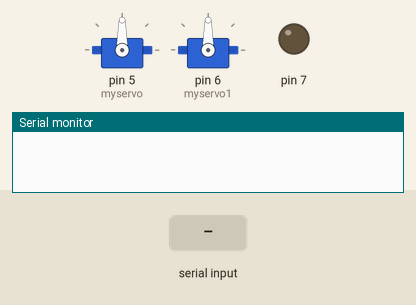
Simulated run of this sketch. Board: Arduino Uno, built with avr-gcc and run on an emulated ATmega328P. Shown: 2 × servo, output pins drawn as LEDs (lit = HIGH), the last lines printed to the serial monitor. Inputs (shaded band) come from the test bench.

Above: at 1.2 s.
1.3 s: "0" received over the second serial link
At 2.6 s:
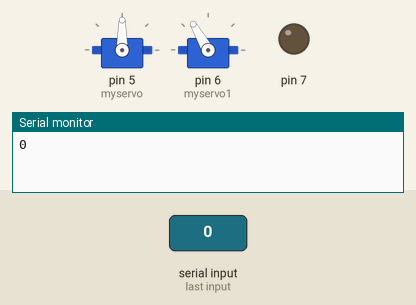
3.8 s: "9" received over the second serial link
At 5.4 s:
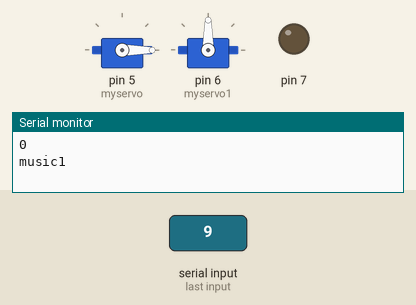
6.8 s: "1" received over the second serial link
At 8.3 s:
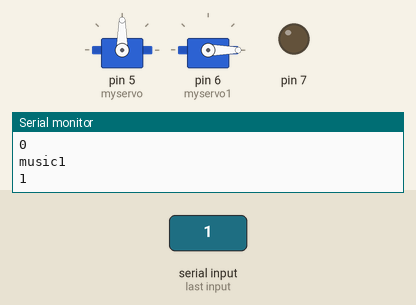
9.8 s: "5" received over the second serial link
At 12.4 s:
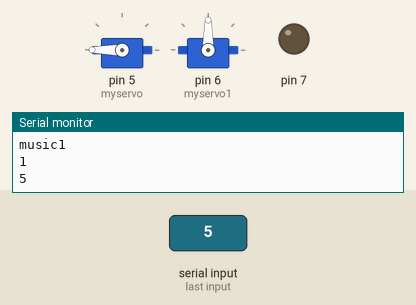
Timing chart, 0 to 13.8 s (numbered marks = the images above; inputs shaded):
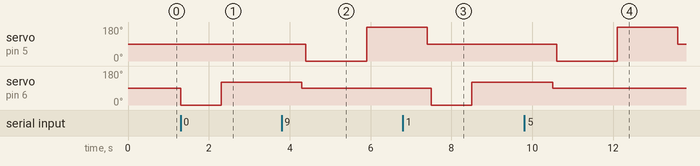

The sketch:

sketch_mar19a.ino
```cpp
#include <SoftwareSerial.h>
#include <Servo.h>
SoftwareSerial Genotronex(0, 1); // RX, TX
int BluetoothData; // the data given from Computer
Servo myservo;
Servo myservo1;

 void motor() {

  myservo.write(0);
  delay(1500);
  myservo.write(360);
  delay(1500);
  myservo.write(90);

}

 void motor1() {

  myservo1.write(0);
  delay(1000);
  myservo1.write(120);
  delay(2000);
  myservo1.write(90);

}

void setup() {
  // put your setup code here, to run once:
  Serial.begin(9600);
  myservo.attach(5);
  myservo1.attach(6);
  Genotronex.begin(9600);
  pinMode(7, OUTPUT);
}

void loop() {

   if (Genotronex.available()){
    BluetoothData=Genotronex.read();

     if(BluetoothData=='0'){
   Serial.println("0");  // if number 1 pressed ....
   motor1();

   }

   if(BluetoothData=='1'){
   Serial.println("1");  // if number 1 pressed ....
   motor1();
   }

  if (BluetoothData=='2'){
    Serial.println("2");// if number 0 pressed ....
  }

  if (BluetoothData=='3'){
    Serial.println("3");// if number 0 pressed ....
  }

   if (BluetoothData=='4'){
    Serial.println("4");// if number 0 pressed ....
  }

  if (BluetoothData=='5'){
    Serial.println("5");// if number 0 pressed ....
    motor();
  }

  if (BluetoothData=='6'){
    Serial.println("6");// if number 0 pressed ....
    motor1();
    motor();
  }

  if (BluetoothData=='7'){
    Serial.println("7");// if number 0 pressed ....
    motor1();
    motor();
  }

  if (BluetoothData=='8'){
    Serial.println("8");// if number 0 pressed ....
    motor();
  }

  if (BluetoothData=='9'){
    Serial.println("music1");// if number 0 pressed ....
    motor();
  }

  if (BluetoothData=='d'){
    Serial.println("music2");// if number 0 pressed ....
  }

   if (BluetoothData=='m'){
    Serial.println("music3");// if number 0 pressed ....
    motor();
    motor();
    motor();
  }

   if (BluetoothData=='s'){

    Serial.println("stop");// if number 0 pressed ....
    motor();

  }

   if (BluetoothData=='v'){
    // if number 0 pressed ....

    digitalWrite(7, HIGH);
    Serial.println("vvv");   // turn the LED on (HIGH is the voltage level)
    delay(3000);
    digitalWrite(7, LOW);   //
  }
}
delay(100);// prepare for next data ...
}
```

Measured:
- after the input at 1.3 s, servo on pin 6 (myservo1): 90° → 0° at once, → 120° 1.0 s later
- after the input at 3.8 s, servo on pin 5 (myservo): 90° → 0° after 0.60 s, → 180° 1.5 s later
- after the input at 6.8 s, servo on pin 6 (myservo1): 90° → 0° after 0.70 s, → 120° 1.0 s later
- after the input at 9.8 s, servo on pin 5 (myservo): 90° → 0° after 0.80 s, → 180° 1.5 s later, → 90° 1.5 s later
